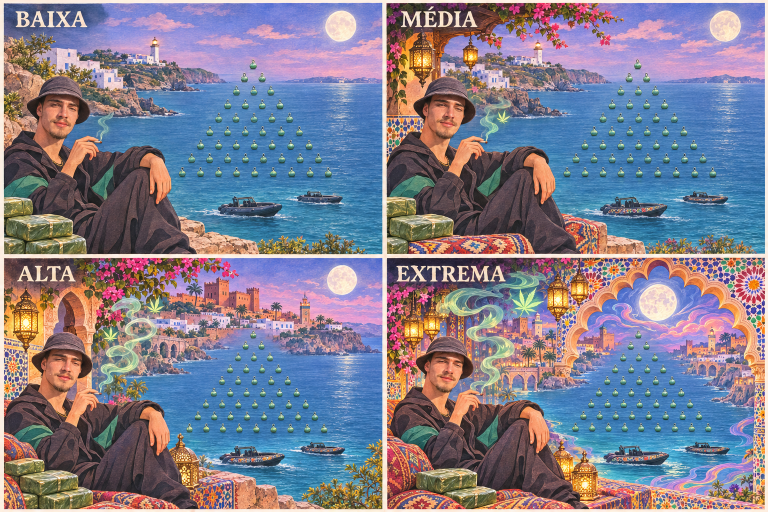
#> input picture games/ganza/revisao/lofi-progressao-4-volatilidades.png, 1536 x 1024 px (shown at 1/2 size)
$ python compare-visual.py
#> lines starting #> are read from the running program, lines starting #| are printed output that depends on the picture
from pathlib import Path
from PIL import Image, ImageDraw, ImageOps
root=Path(__file__).resolve().parents[1];out=root/'revisao/correcao-visual';study=Image.open(root/'revisao/lofi-progressao-4-volatilidades.png').convert('RGB')
#> further down, study is the input picture: PIL image 1536x1024 RGB; mean R, G, B 129.5, 126.1, 142.4
for width,height in [(1920,1080),(1366,768),(390,844),(320,740)]:
    tilew=640 if width>650 else 320;tileh=420 if width>650 else 740
    for i,risk in enumerate(['baixo','medio','alto','extremo']):
        source=study.crop(((i%2)*study.width//2,(i//2)*study.height//2,(i%2+1)*study.width//2,(i//2+1)*study.height//2))
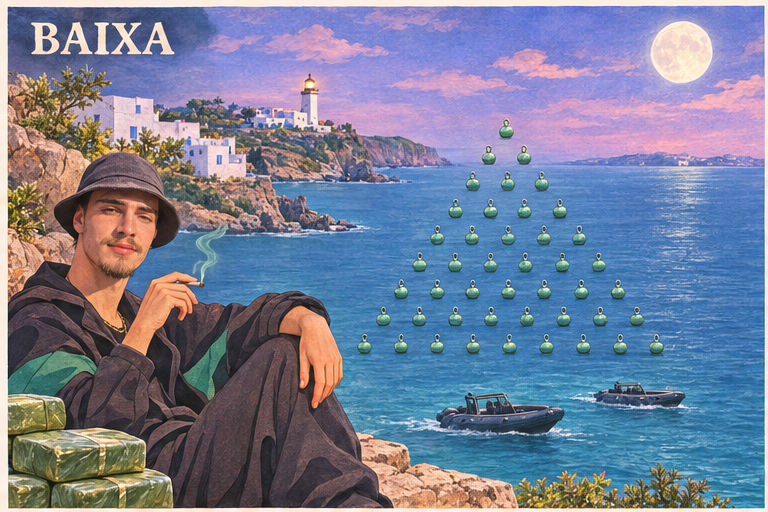
#> source: PIL image 768x512 RGB; mean R, G, B 118.7, 127.2, 152.4
        images=[source,Image.open(out/f'antes-{width}-{risk}.png'),Image.open(out/f'depois-{width}-{risk}.png')]
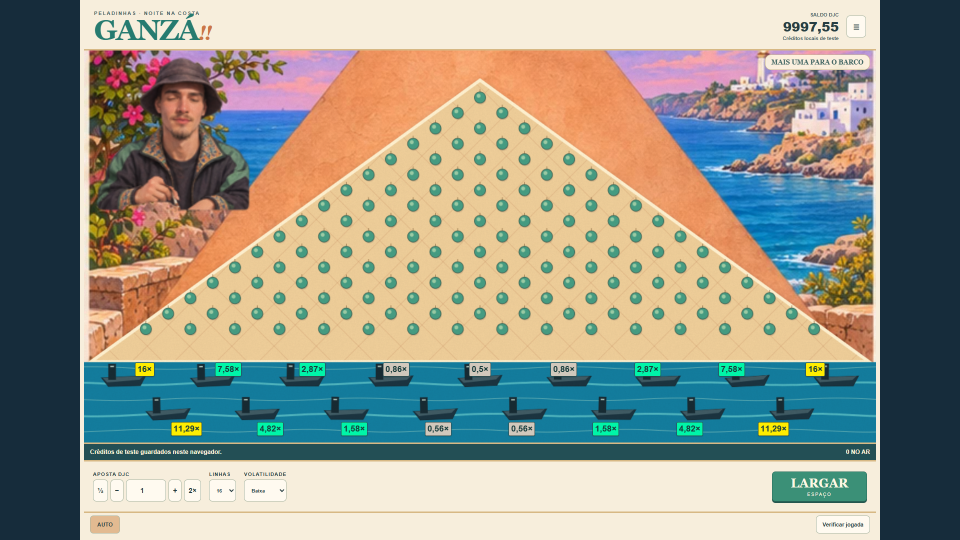
#> input picture games/ganza/revisao/correcao-visual/antes-1920-baixo.png, 1920 x 1080 px (shown at 1/2 size)
#> (the run stopped early here; a loop or call above may not have finished)
